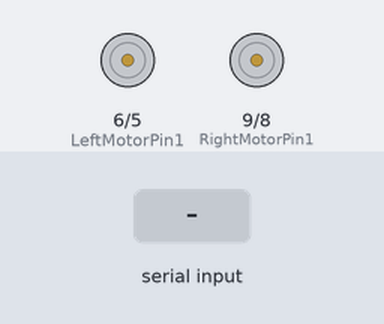
Recording of a sketch running on a simulated Arduino Uno, built with avr-gcc and run on an emulated ATmega328P. Parts: motor-driver pin pairs drawn as motors (green arrow = first pin HIGH = forward, orange = second pin HIGH = backward, longer = more drive, scaled by the enable pin). The test bench sets the inputs (shaded band).

Above: at 1.2 s.
1.3 s: "F" received over Serial
At 1.6 s:
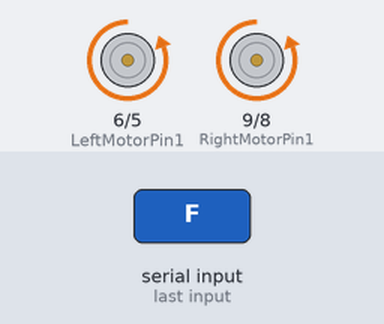
2.8 s: "B" received over Serial
At 3.9 s:
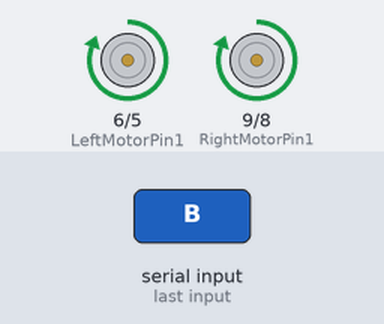
4.3 s: "L" received over Serial
At 5.0 s:
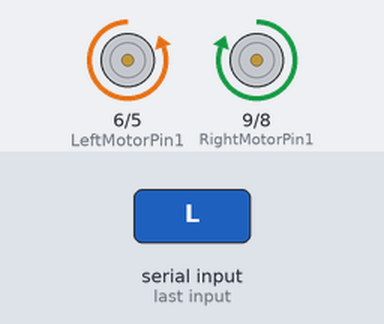
5.8 s: "R" received over Serial
At 6.2 s:
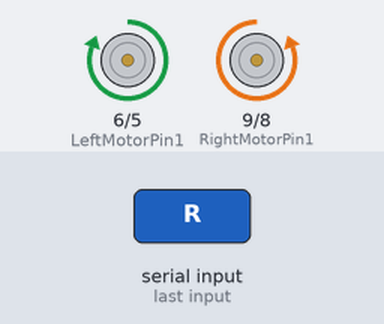
7.3 s: "S" received over Serial
At 8.5 s:
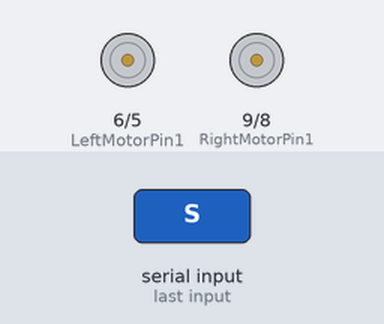
Timing chart, 0 to 9.8 s (numbered marks = the images above; inputs shaded):
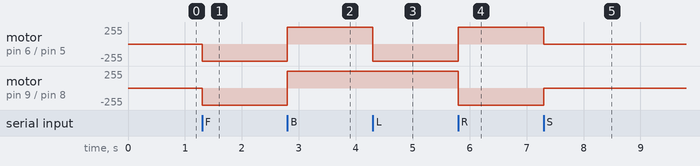

The sketch:

Arduino_code_nano_car.ino
```cpp
char dataIn = 'S';        //Character/Data coming from the phone.
int RightMotorEnablePin = 2;
int RightMotorPin1 = 9;
int RightMotorPin2 = 8;
int LeftMotorEnablePin = 3;
int LeftMotorPin1 = 6;
int LeftMotorPin2 = 5;
char determinant;         //Used in the check function, stores the character received from the phone.
char det;                 //Used in the loop function, stores the character received from the phone.
int velocity = 0;    //Stores the speed based on the character sent by the phone.

int incomingByte;

void setup() {
  // set the SN754410 pins as outputs:
  pinMode(LeftMotorPin1, OUTPUT);
  pinMode(LeftMotorPin2, OUTPUT);
  pinMode(LeftMotorEnablePin, OUTPUT);
  digitalWrite(LeftMotorEnablePin, HIGH);
  pinMode(RightMotorPin1, OUTPUT);
  pinMode(RightMotorPin2, OUTPUT);
  pinMode(RightMotorEnablePin, OUTPUT);
  digitalWrite(RightMotorEnablePin, HIGH);

  // start sending data at 9600 baud rate
  Serial.begin(9600);
}

void loop() {

     det = check();
      while (det == 'F')   //if incoming data is a F, move forward
      {
          digitalWrite(LeftMotorPin1, LOW);
          digitalWrite(LeftMotorPin2, HIGH);
          digitalWrite(RightMotorPin1, LOW);
          digitalWrite(RightMotorPin2, HIGH);

          det = check();
      }
      while (det == 'B')   //if incoming data is a B, move back
      {
          digitalWrite(LeftMotorPin1, HIGH);
          digitalWrite(LeftMotorPin2, LOW);
          digitalWrite(RightMotorPin1, HIGH);
          digitalWrite(RightMotorPin2, LOW);

          det = check();
      }
         while (det == 'L')   //if incoming data is a L, move left
      {
          digitalWrite(LeftMotorPin1, LOW);
          digitalWrite(LeftMotorPin2, HIGH);
          digitalWrite(RightMotorPin1, HIGH);
          digitalWrite(RightMotorPin2, LOW);


          det = check();
      }
      while (det == 'R')   //if incoming data is a R, move right
      {

          digitalWrite(LeftMotorPin1, HIGH);
          digitalWrite(LeftMotorPin2, LOW);
          digitalWrite(RightMotorPin1, LOW);
          digitalWrite(RightMotorPin2, HIGH);

          det = check();
      }
      while (det == 'S')   //if incoming data is a S, stop
      {
          digitalWrite(LeftMotorPin1, LOW);
          digitalWrite(LeftMotorPin2, LOW);
          digitalWrite(RightMotorPin1, LOW);
          digitalWrite(RightMotorPin2, LOW);
          det = check();
      }
    }


int check()
{
  if (Serial.available() > 0)    //Check for data on the serial lines.
  {
    dataIn = Serial.read();  //Get the character sent by the phone and store it in 'dataIn'.
        if (dataIn == 'F')
        {
          determinant = 'F';
        }
       else if (dataIn == 'B')
        {
          determinant = 'B';
         }
       else if (dataIn == 'S')
        {
          determinant = 'S';
        }
       else if (dataIn == 'R')
        {
          determinant = 'R';
        }
       else if (dataIn == 'L')
        {
          determinant = 'L';
         }

  }
return determinant;
}
```

Measured:
- after the input at 1.3 s, motor on pin 6 (LeftMotorPin1) / pin 5 (LeftMotorPin2), motor on pin 9 (RightMotorPin1) / pin 8 (RightMotorPin2): stopped → backward 255/255 at once
- after the input at 2.8 s, motor on pin 6 (LeftMotorPin1) / pin 5 (LeftMotorPin2), motor on pin 9 (RightMotorPin1) / pin 8 (RightMotorPin2): backward 255/255 → forward 255/255 at once
- after the input at 4.3 s, motor on pin 6 (LeftMotorPin1) / pin 5 (LeftMotorPin2): forward 255/255 → backward 255/255 at once
- after the input at 5.8 s, motor on pin 6 (LeftMotorPin1) / pin 5 (LeftMotorPin2): backward 255/255 → forward 255/255 at once; motor on pin 9 (RightMotorPin1) / pin 8 (RightMotorPin2): forward 255/255 → backward 255/255 at once
- after the input at 7.3 s, motor on pin 6 (LeftMotorPin1) / pin 5 (LeftMotorPin2): forward 255/255 → stopped at once; motor on pin 9 (RightMotorPin1) / pin 8 (RightMotorPin2): backward 255/255 → stopped at once
